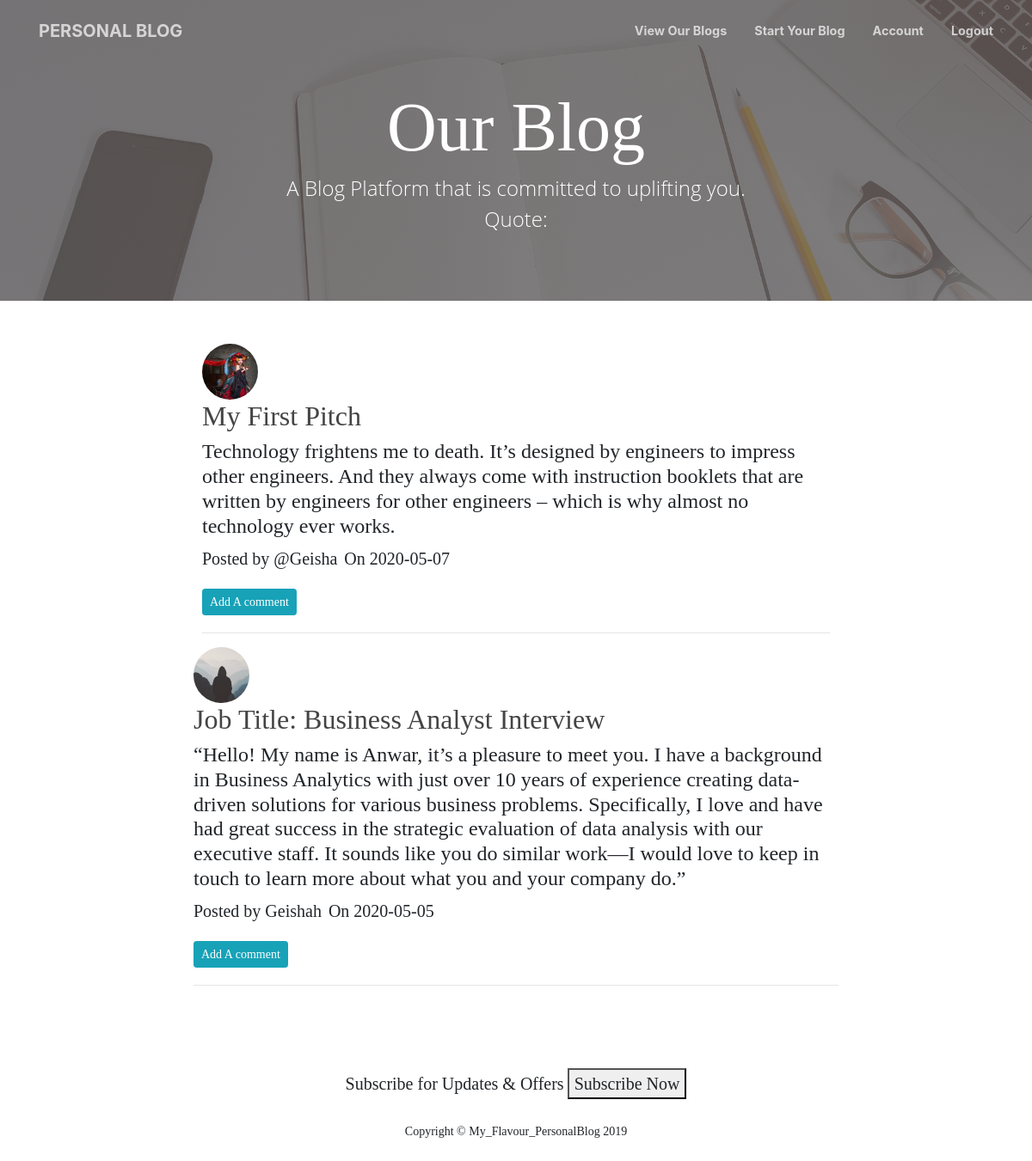
Screenshot of /view (signed in) with the database file from the repository.
### app/models.py (models this page shows, shortened)
class Post(db.Model):
    id = db.Column(db.Integer, primary_key=True)
    title = db.Column(db.String(100), nullable=False)
    date = db.Column(db.DateTime, nullable=False, default=datetime.utcnow)
    content = db.Column(db.Text, nullable=False)
    user_id = db.Column(db.Integer, db.ForeignKey('user.id'), nullable=False)

class User(db.Model, UserMixin):
    id = db.Column(db.Integer, primary_key=True)
    username = db.Column(db.String(20), unique=True, nullable=False)
    email = db.Column(db.String(120), unique=True, nullable=False)
    image_file = db.Column(db.String(20), nullable=False, default='default.jpg')
    password = db.Column(db.String(60), nullable=False)
    posts = db.relationship('Post', backref='author', lazy=True)

### app/routes.py (the view)
@app.route("/view")
@login_required
def view():
    page = request.args.get('page', 1, type=int)
    posts = Post.query.order_by(Post.date.desc()).paginate(page=page, per_page=5)
    return render_template('view.html', posts=posts)

### app/models.py (called while the page is built)
@login_manager.user_loader
def load_user(user_id):
    return User.query.get(int(user_id))

### app/templates/view.html
{% extends "base.html" %}
{% block content %}
<div class="container">
  {% for post in posts.items %}
  <div class="row">
    <div class="col-lg-8 col-md-10 mx-auto">
      <div class="post-preview">
        <img class="rounded-circle article-img"
          src="{{ url_for('static', filename='profile_pics/' + post.author.image_file) }}">
        <h2 class="post-title">
          <a class="article-title" href="{{ url_for('post', post_id=post.id) }}">{{ post.title }}</a>
        </h2>
        <h4 class="post-subtitle">{{ post.content }}</h4>
        <p><a class="mr-2" href="{{ url_for('user_posts', username=post.author.username) }}">Posted by
            {{ post.author.username }}</a>On {{ post.date.strftime('%Y-%m-%d') }}</p>
      </div>
      <div>
        <a class="btn btn-info btn-sm mt-1 mb-1" href="{{ url_for('comment') }}">Add A comment</a>
        <hr>
      </div>
    </div>
    {% endfor %}
  </div>
</div>
{% endblock content %}

### app/templates/base.html (shortened to what this page needs)
<!DOCTYPE html>
<html>
<head>
  <link rel="stylesheet" href="https://maxcdn.bootstrapcdn.com/bootstrap/4.0.0/css/bootstrap.min.css"
>
  <link rel="stylesheet" type="text/css" href="{{ url_for('static', filename='main.css') }}">
</head>
<body>
  <nav class="navbar navbar-expand-lg navbar-light fixed-top py-3" id="mainNav">
    <div class="container">
      <a class="navbar-brand js-scroll-trigger" href="{{ url_for('index') }}">PERSONAL BLOG</a>
      <div class="collapse navbar-collapse" id="navbarResponsive">
        <ul class="navbar-nav ml-auto my-2 my-lg-0">
          {% if current_user.is_authenticated %}
          <li class="nav-item"><a class="nav-link js-scroll-trigger" href="{{ url_for('view') }}">View Our Blogs</a></li>
          <li class="nav-item"><a class="nav-link js-scroll-trigger" href="{{ url_for('new_post') }}">Start Your Blog</a></li>
          <li class="nav-item"><a class="nav-link js-scroll-trigger" href="{{ url_for('account') }}">Account</a></li>
          <li class="nav-item"><a class="nav-link js-scroll-trigger" href="{{ url_for('logout') }}">Logout</a></li>
          {% else %}
          <li class="nav-item"><a class="nav-link js-scroll-trigger" href="{{ url_for('login') }}">Login</a></li>
          <li class="nav-item"><a class="nav-link js-scroll-trigger" href="{{ url_for('register') }}">Register</a></li>
          {% endif %}
        </ul>
      </div>
    </div>
  </nav>
  <header class="masthead1"
    style="background-image:linear-gradient(to bottom, rgba(94, 91, 91, 0.8) 0%, rgba(97, 94, 94, 0.8) 100%), url('../static/images/home-bg.jpg')">
    <div class="container">
      <div class="">
        <div class="">
          <div class="site-heading">
            <h1>Our Blog</h1>
            <span class="subheading">A Blog Platform that is committed to uplifting you.</span>
            <span class="subheading">Quote: {{quote}}</span>
          </div>
        </div>
      </div>
    </div>
  </header>
  <div>
    <div>
      {% block content %}{% endblock %}
    </div>
    <br>
    <footer>
      <div class="container">
        <div class="row">
          <div id="bottom" class="col-lg-8 col-md-10 mx-auto bottom">
            <span class="color_15 mr-1">Subscribe&nbsp;for Updates &amp; Offers</span>
            <button><a style="cursor:pointer" class="transparent"href="{{ url_for('subscribe') }}">Subscribe Now</a></button>
          </div>
        </div>
        <div><br><h1 class="copyright text-center">Copyright &copy; My_Flavour_PersonalBlog 2019</h1></div>
      </div>
    </footer>
  </div>
</body>
</html>

### app/templates/base.html (style rules this page uses)
body { font-size: 20px; color: #212529; font-family: 'Lora', 'Times New Roman', serif; }
a { color: #212529; transition: all 0.2s; }
header.masthead1 { margin-bottom: 50px; background: no-repeat center center; background-color: #868e96; background-attachment: scroll; height: 350px; position: relative; background-size: cover; }
header.masthead1 .page-heading, header.masthead1 .post-heading, header.masthead1 .site-heading { padding: 100px 0 100px; color: white; }
@media only screen and (min-width: 768px) { header.masthead1 .page-heading, header.masthead1 .post-heading, header.masthead1 .site-heading { padding: 100px 0; } }
header.masthead1 .page-heading, header.masthead1 .site-heading { text-align: center; }
header.masthead1 .page-heading h1, header.masthead1 .site-heading h1 { font-size: 50px; margin-top: 0; }
header.masthead1 .page-heading .subheading, header.masthead1 .site-heading .subheading { font-size: 24px; font-weight: 300; line-height: 1.1; display: block; margin: 10px 0 0; font-family: 'Open Sans', 'Helvetica Neue', Helvetica, Arial, sans-serif; }
@media only screen and (min-width: 768px) { header.masthead1 .page-heading h1, header.masthead1 .site-heading h1 { font-size: 80px; } }
footer { padding: 50px 0 65px; }
footer .copyright { font-size: 14px; margin-bottom: 0; text-align: center; }
.article-title { color: #444444; }
.article-img { height: 65px; width: 65px; margin-right: 16px; }
#bottom { display: flex; align-items: center; justify-content: center; }

### rows the page displays
Post: image_file (picture), title "My First Pitch", content "Technology frightens me to death. It’s designed by engineers to impress other engineers. And they always come with instruction booklets that are written by engineers for other engineers – which is why almost no technology ever works.", author.username "@Geisha", date "2020-05-07"
Post: image_file (placeholder picture), title "Job Title: Business Analyst Interview", content "“Hello! My name is Anwar, it’s a pleasure to meet you. I have a background in Business Analytics with just over 10 years of experience creating data-driven solutions for various business problems. Specifically, I love and have had great success in the strategic evaluation of data analysis with our executive staff. It sounds like you do similar work—I would love to keep in touch to learn more about what you and your company do.”", author.username "Geishah", date "2020-05-05"
